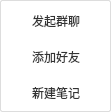
<?xml version="1.0" encoding="UTF-8"?>
<ui version="4.0">
 <class>AddDialog</class>
 <widget class="QDialog" name="AddDialog">
  <property name="geometry">
   <rect>
    <x>0</x>
    <y>0</y>
    <width>111</width>
    <height>112</height>
   </rect>
  </property>
  <property name="minimumSize">
   <size>
    <width>111</width>
    <height>112</height>
   </size>
  </property>
  <property name="maximumSize">
   <size>
    <width>111</width>
    <height>112</height>
   </size>
  </property>
  <property name="windowTitle">
   <string>Dialog</string>
  </property>
  <property name="styleSheet">
   <string notr="true">QDialog {
                background-color: white;       /* 白色背景 */
                border-radius: 2px;           /* 圆角半径，可调整 */
                border: 1px solid #dddddd;     /* 可选：添加边框 */
}

/* 正常状态 - 无边框 */
        QPushButton {
            border: none;               /* 去除边框 */
            background-color: transparent; /* 透明背景 */
            color: #333333;             /* 文字颜色 */
           /* padding: 8px 16px;          /* 内边距 */
	        font: 10pt &quot;等线&quot;;
        }
        
        /* 鼠标悬停状态 - 绿色背景 */
        QPushButton:hover {
            background-color: rgb(1, 184, 91);  /* 绿色背景 */
            color: white;               /* 白色文字，提高对比度 */
            border-radius: 2px;         /* 轻微圆角，可选 */
        }
        
        /* 按下状态 - 深绿色，增强交互感 */
        QPushButton:pressed {
            background-color: #3d8b40;  /* 深绿色 */
        }</string>
  </property>
  <property name="sizeGripEnabled">
   <bool>false</bool>
  </property>
  <property name="modal">
   <bool>false</bool>
  </property>
  <layout class="QVBoxLayout" name="verticalLayout">
   <property name="spacing">
    <number>0</number>
   </property>
   <property name="leftMargin">
    <number>3</number>
   </property>
   <property name="topMargin">
    <number>2</number>
   </property>
   <property name="rightMargin">
    <number>2</number>
   </property>
   <property name="bottomMargin">
    <number>0</number>
   </property>
   <item>
    <widget class="QPushButton" name="pushButton">
     <property name="minimumSize">
      <size>
       <width>0</width>
       <height>34</height>
      </size>
     </property>
     <property name="maximumSize">
      <size>
       <width>16777215</width>
       <height>34</height>
      </size>
     </property>
     <property name="styleSheet">
      <string notr="true"/>
     </property>
     <property name="text">
      <string>发起群聊</string>
     </property>
     <property name="icon">
      <iconset resource="../../res/icon.qrc">
       <normaloff>:/a/icons/聊天.svg</normaloff>:/a/icons/聊天.svg</iconset>
     </property>
     <property name="iconSize">
      <size>
       <width>22</width>
       <height>22</height>
      </size>
     </property>
    </widget>
   </item>
   <item>
    <widget class="QPushButton" name="pushButton_2">
     <property name="minimumSize">
      <size>
       <width>0</width>
       <height>34</height>
      </size>
     </property>
     <property name="maximumSize">
      <size>
       <width>16777215</width>
       <height>34</height>
      </size>
     </property>
     <property name="styleSheet">
      <string notr="true"/>
     </property>
     <property name="text">
      <string>添加好友</string>
     </property>
     <property name="icon">
      <iconset resource="../../res/icon.qrc">
       <normaloff>:/a/icons/添加好友.svg</normaloff>:/a/icons/添加好友.svg</iconset>
     </property>
     <property name="iconSize">
      <size>
       <width>18</width>
       <height>18</height>
      </size>
     </property>
    </widget>
   </item>
   <item>
    <widget class="QPushButton" name="pushButton_3">
     <property name="minimumSize">
      <size>
       <width>0</width>
       <height>34</height>
      </size>
     </property>
     <property name="maximumSize">
      <size>
       <width>16777215</width>
       <height>34</height>
      </size>
     </property>
     <property name="styleSheet">
      <string notr="true"/>
     </property>
     <property name="text">
      <string>新建笔记</string>
     </property>
     <property name="icon">
      <iconset resource="../../res/icon.qrc">
       <normaloff>:/a/icons/笔记本.svg</normaloff>:/a/icons/笔记本.svg</iconset>
     </property>
     <property name="iconSize">
      <size>
       <width>22</width>
       <height>22</height>
      </size>
     </property>
    </widget>
   </item>
  </layout>
 </widget>
 <resources>
  <include location="../../res/icon.qrc"/>
 </resources>
 <connections/>
</ui>
